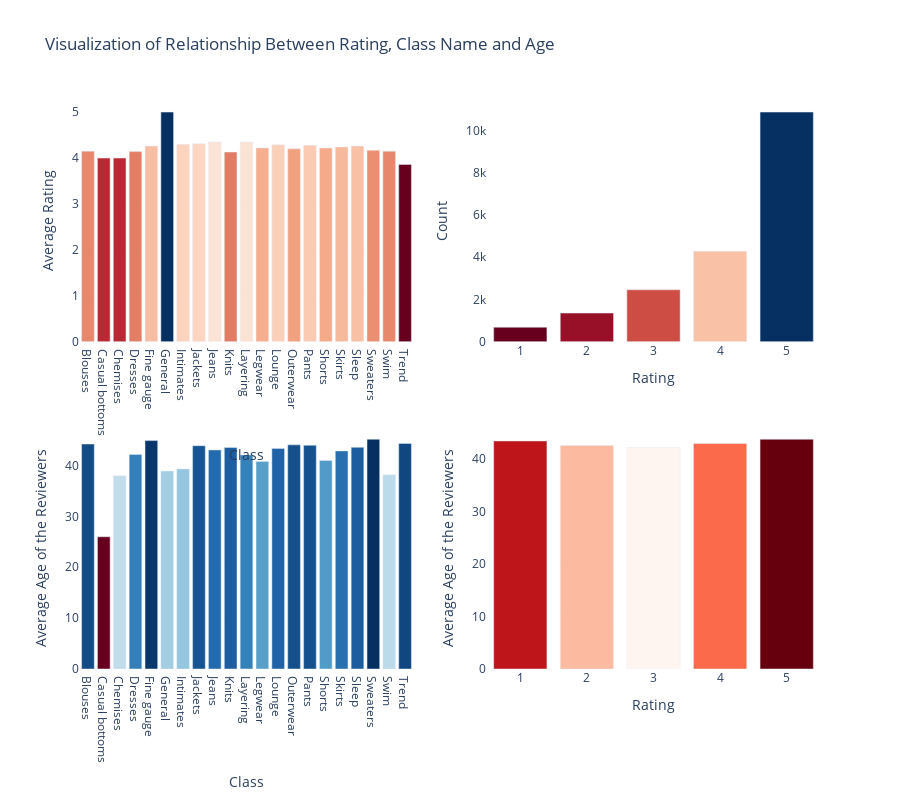

The notebook cell saved with this chart:
### Markdown cell above
## Visualization of Relationship Between Rating, Class Name and Age

### Code cell
womens_clothing_data_plot=womens_clothing_data['Rating'].value_counts().to_frame()
avgdf1 = womens_clothing_data.groupby('Class Name').agg({'Rating': np.average})
avgdf2 = womens_clothing_data.groupby('Class Name').agg({'Age': np.average})
avgdf3 = womens_clothing_data.groupby('Rating').agg({'Age': np.average})

trace1 = go.Bar(
    x=avgdf1.index,
    y=round(avgdf1['Rating'],2),
    marker=dict(
        color=avgdf1['Rating'],
        colorscale = 'RdBu')
)
trace2 = go.Bar(
    x=womens_clothing_data_plot.index,
    y=womens_clothing_data_plot.Rating,
    marker=dict(
        color=womens_clothing_data_plot['Rating'],
        colorscale = 'RdBu')
)
trace3 = go.Bar(
    x=avgdf2.index,
    y=round(avgdf2['Age'],2),
    marker=dict(
        color=avgdf2['Age'],
        colorscale = 'RdBu')
)
trace4 = go.Bar(
    x=avgdf3.index,
    y=round(avgdf3['Age'],2),
    marker=dict(
        color=avgdf3['Age'],
        colorscale = 'Reds')
)

fig = subplots.make_subplots(rows=2, cols=2, print_grid=False)

fig.append_trace(trace1, 1, 1)
fig.append_trace(trace2, 1, 2)
fig.append_trace(trace3, 2, 1)
fig.append_trace(trace4, 2, 2)

fig['layout']['xaxis1'].update(title='Class')
fig['layout']['yaxis1'].update(title='Average Rating')
fig['layout']['xaxis2'].update(title='Rating')
fig['layout']['yaxis2'].update(title='Count')
fig['layout']['xaxis3'].update(title='Class')
fig['layout']['yaxis3'].update(title='Average Age of the Reviewers')
fig['layout']['xaxis4'].update(title='Rating')
fig['layout']['yaxis4'].update(title='Average Age of the Reviewers')

fig['layout'].update(height=800, width=900,showlegend=False, title="Visualization of Relationship Between Rating, Class Name and Age")
fig.update_layout({'plot_bgcolor':'rgba(0,0,0,0)',
                   'paper_bgcolor':'rgba(0,0,0,0)'})
py.iplot(fig);

### Figure 1 — Plotly figure (JSON) as saved in the notebook; plotly's stock layout.template omitted (floating-point values rounded to 4 significant figures)
{"data": [{"marker": {"color": [4.152, 4, 4, 4.137, 4.256, 5, 4.3, 4.306, 4.349, 4.133, 4.348, 4.221, 4.293, 4.196, 4.282, 4.215, 4.245, 4.259, 4.165, 4.154, 3.86], "colorscale": [[0, "rgb(103,0,31)"], [0.1, "rgb(178,24,43)"], [0.2, "rgb(214,96,77)"], [0.3, "rgb(244,165,130)"], [0.4, "rgb(253,219,199)"], [0.5, "rgb(247,247,247)"], [0.6, "rgb(209,229,240)"], [0.7, "rgb(146,197,222)"], [0.8, "rgb(67,147,195)"], [0.9, "rgb(33,102,172)"], [1, "rgb(5,48,97)"]]}, "type": "bar", "x": ["Blouses", "Casual bottoms", "Chemises", "Dresses", "Fine gauge", "General", "Intimates", "Jackets", "Jeans", "Knits", "Layering", "Legwear", "Lounge", "Outerwear", "Pants", "Shorts", "Skirts", "Sleep", "Sweaters", "Swim", "Trend"], "xaxis": "x", "y": [4.15, 4, 4, 4.14, 4.26, 5, 4.3, 4.31, 4.35, 4.13, 4.35, 4.22, 4.29, 4.2, 4.28, 4.22, 4.24, 4.26, 4.17, 4.15, 3.86], "yaxis": "y"}, {"marker": {"color": [10871, 4289, 2464, 1360, 691], "colorscale": [[0, "rgb(103,0,31)"], [0.1, "rgb(178,24,43)"], [0.2, "rgb(214,96,77)"], [0.3, "rgb(244,165,130)"], [0.4, "rgb(253,219,199)"], [0.5, "rgb(247,247,247)"], [0.6, "rgb(209,229,240)"], [0.7, "rgb(146,197,222)"], [0.8, "rgb(67,147,195)"], [0.9, "rgb(33,102,172)"], [1, "rgb(5,48,97)"]]}, "type": "bar", "x": [5, 4, 3, 2, 1], "xaxis": "x2", "y": [10871, 4289, 2464, 1360, 691], "yaxis": "y2"}, {"marker": {"color": [44.23, 26, 38, 42.19, 44.91, 38.92, 39.34, 43.91, 43.08, 43.56, 42.1, 40.82, 43.38, 44.07, 43.99, 41.02, 42.88, 43.59, 45.17, 38.18, 44.35], "colorscale": [[0, "rgb(103,0,31)"], [0.1, "rgb(178,24,43)"], [0.2, "rgb(214,96,77)"], [0.3, "rgb(244,165,130)"], [0.4, "rgb(253,219,199)"], [0.5, "rgb(247,247,247)"], [0.6, "rgb(209,229,240)"], [0.7, "rgb(146,197,222)"], [0.8, "rgb(67,147,195)"], [0.9, "rgb(33,102,172)"], [1, "rgb(5,48,97)"]]}, "type": "bar", "x": ["Blouses", "Casual bottoms", "Chemises", "Dresses", "Fine gauge", "General", "Intimates", "Jackets", "Jeans", "Knits", "Layering", "Legwear", "Lounge", "Outerwear", "Pants", "Shorts", "Skirts", "Sleep", "Sweaters", "Swim", "Trend"], "xaxis": "x3", "y": [44.23, 26, 38, 42.19, 44.91, 38.92, 39.34, 43.91, 43.08, 43.56, 42.1, 40.82, 43.38, 44.07, 43.99, 41.02, 42.88, 43.59, 45.17, 38.18, 44.35], "yaxis": "y3"}, {"marker": {"color": [43.4, 42.55, 42.16, 42.93, 43.72], "colorscale": [[0, "rgb(255,245,240)"], [0.125, "rgb(254,224,210)"], [0.25, "rgb(252,187,161)"], [0.375, "rgb(252,146,114)"], [0.5, "rgb(251,106,74)"], [0.625, "rgb(239,59,44)"], [0.75, "rgb(203,24,29)"], [0.875, "rgb(165,15,21)"], [1, "rgb(103,0,13)"]]}, "type": "bar", "x": [1, 2, 3, 4, 5], "xaxis": "x4", "y": [43.4, 42.55, 42.16, 42.93, 43.72], "yaxis": "y4"}], "layout": {"height": 800, "paper_bgcolor": "rgba(0,0,0,0)", "plot_bgcolor": "rgba(0,0,0,0)", "showlegend": false, "title": {"text": "Visualization of Relationship Between Rating, Class Name and Age"}, "width": 900, "xaxis": {"anchor": "y", "domain": [0, 0.45], "title": {"text": "Class"}}, "xaxis2": {"anchor": "y2", "domain": [0.55, 1], "title": {"text": "Rating"}}, "xaxis3": {"anchor": "y3", "domain": [0, 0.45], "title": {"text": "Class"}}, "xaxis4": {"anchor": "y4", "domain": [0.55, 1], "title": {"text": "Rating"}}, "yaxis": {"anchor": "x", "domain": [0.575, 1], "title": {"text": "Average Rating"}}, "yaxis2": {"anchor": "x2", "domain": [0.575, 1], "title": {"text": "Count"}}, "yaxis3": {"anchor": "x3", "domain": [0, 0.425], "title": {"text": "Average Age of the Reviewers"}}, "yaxis4": {"anchor": "x4", "domain": [0, 0.425], "title": {"text": "Average Age of the Reviewers"}}}}
